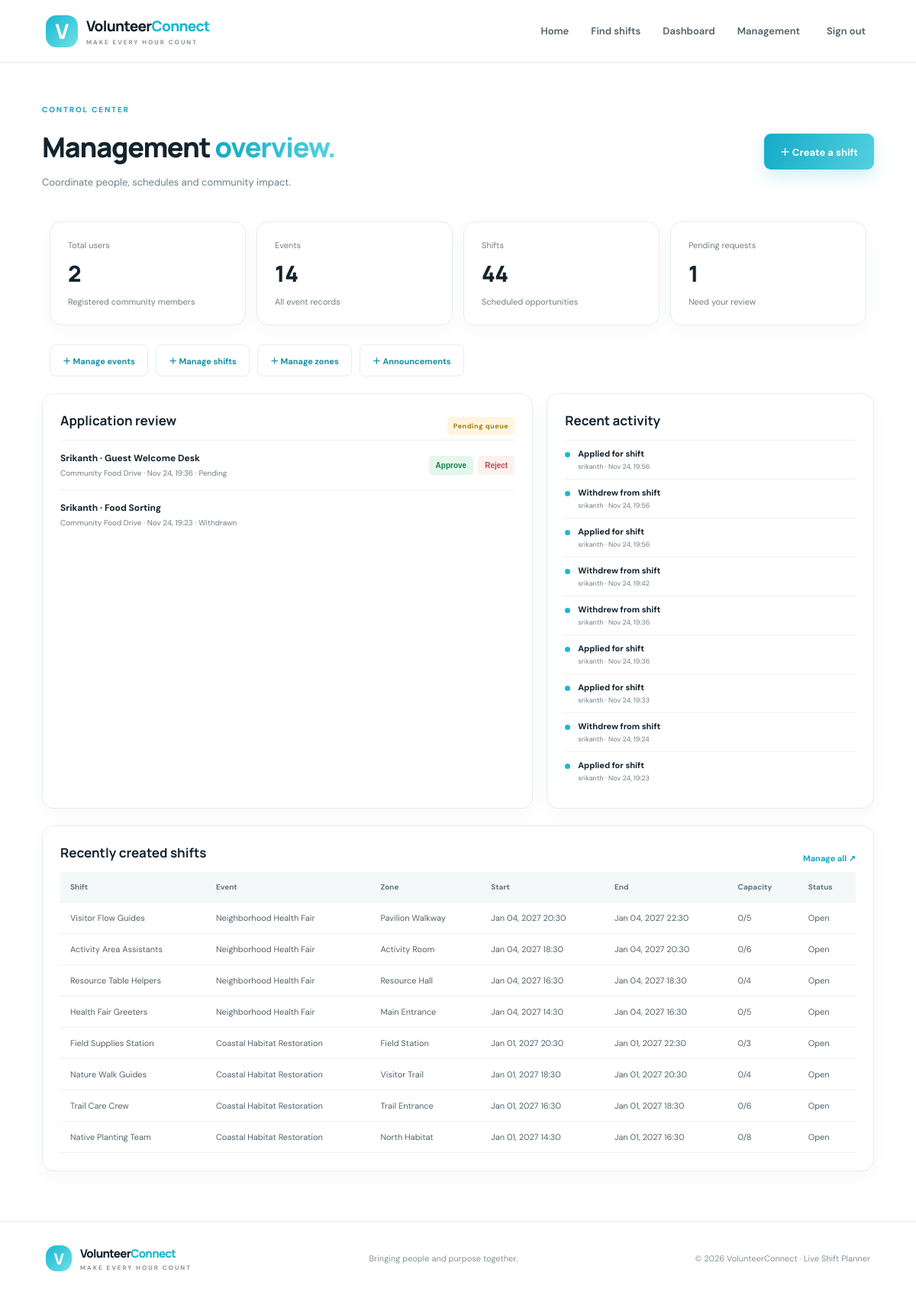
Page /control/ (signed in) on the committed database.
### planner/models.py (models this page shows, shortened)
class Signup(models.Model):
    STATES = [("PENDING","Pending"),("APPROVED","Approved"),("COMPLETED","Completed"),("REJECTED","Rejected"),("WITHDRAWN","Withdrawn")]
    shift = models.ForeignKey(Shift, on_delete=models.CASCADE, related_name="signups")
    volunteer = models.ForeignKey(User, on_delete=models.CASCADE, related_name="shift_signups")
    status = models.CharField(max_length=12, choices=STATES, default="PENDING")
    completed_at = models.DateTimeField(null=True, blank=True)
    applied_at = models.DateTimeField(auto_now_add=True)
    updated_at = models.DateTimeField(auto_now=True)
    class Meta:
        constraints = [models.UniqueConstraint(fields=["shift","volunteer"], name="unique_volunteer_shift")]
        ordering = ["-applied_at"]

class Shift(models.Model):
    STATUS = [("DRAFT","Draft"),("OPEN","Open"),("CLOSED","Closed")]
    event = models.ForeignKey(Event, on_delete=models.CASCADE, related_name="shifts")
    zone = models.ForeignKey(Zone, on_delete=models.PROTECT, related_name="shifts")
    title = models.CharField(max_length=140)
    description = models.TextField(blank=True)
    starts_at = models.DateTimeField()
    ends_at = models.DateTimeField()
    capacity = models.PositiveIntegerField(default=1, validators=[MinValueValidator(1)])
    status = models.CharField(max_length=10, choices=STATUS, default="OPEN")
    created_at = models.DateTimeField(auto_now_add=True)
    class Meta: ordering = ["starts_at"]
    @property
    def approved_count(self):
        return self.signups.filter(status="APPROVED").count()

class Event(models.Model):
    title = models.CharField(max_length=160)
    description = models.TextField()
    venue = models.CharField(max_length=180)
    starts_at = models.DateTimeField()
    ends_at = models.DateTimeField()
    published = models.BooleanField(default=True)
    created_by = models.ForeignKey(User, on_delete=models.PROTECT)
    created_at = models.DateTimeField(auto_now_add=True)
    class Meta: ordering = ["starts_at"]

class AuditLog(models.Model):
    actor = models.ForeignKey(User, null=True, on_delete=models.SET_NULL)
    action = models.CharField(max_length=100)
    object_type = models.CharField(max_length=80)
    object_id = models.PositiveIntegerField(null=True, blank=True)
    details = models.TextField(blank=True)
    created_at = models.DateTimeField(default=timezone.now)
    class Meta: ordering = ["-created_at"]

class Zone(models.Model):
    name = models.CharField(max_length=100, unique=True)
    location = models.CharField(max_length=180, blank=True)
    lead = models.ForeignKey(User, null=True, blank=True, on_delete=models.SET_NULL, related_name="led_zones")

### planner/views.py (the view)
# urls.py: path("control/",views.admin_dashboard,name="admin_dashboard"),
@staff_required
def admin_dashboard(request):
    context = {
        "users_count":User.objects.count(), "events_count":Event.objects.count(),
        "shifts_count":Shift.objects.count(), "pending_count":Signup.objects.filter(status="PENDING").count(),
        "signups":Signup.objects.select_related("volunteer","shift","shift__event").order_by("-applied_at")[:12],
        "shifts":Shift.objects.select_related("event","zone").order_by("-created_at")[:8],
        "logs":AuditLog.objects.select_related("actor")[:10],
        "announcements":Announcement.objects.filter(active=True)[:5],
    }
    return render(request, "planner/admin_dashboard.html", context)

### planner/views.py (called while the page is built)
def role_of(user):
    if user.is_superuser: return "ADMIN"
    return getattr(getattr(user, "profile", None), "role", "VOLUNTEER")

def staff_required(view):
    @wraps(view)
    @login_required
    def wrapped(request, *args, **kwargs):
        if role_of(request.user) not in ("ADMIN","ORGANIZER","ZONE_LEAD"):
            return HttpResponseForbidden("You do not have permission to access this page.")
        return view(request, *args, **kwargs)
    return wrapped

### templates/planner/admin_dashboard.html
{% extends 'planner/base.html' %}{% block title %}Management | VolunteerConnect{% endblock %}{% block content %}
<section class="dash-head"><div><div class="eyebrow">CONTROL CENTER</div><h1>Management <span class="gradient-text">overview.</span></h1><p>Coordinate people, schedules and community impact.</p></div><a class="btn" href="{% url 'manage_shifts' %}">＋ Create a shift</a></section>
<div class="metric-grid"><div class="metric"><span>Total users</span><b>{{ users_count }}</b><small>Registered community members</small></div><div class="metric"><span>Events</span><b>{{ events_count }}</b><small>All event records</small></div><div class="metric"><span>Shifts</span><b>{{ shifts_count }}</b><small>Scheduled opportunities</small></div><div class="metric"><span>Pending requests</span><b id="pending-count">{{ pending_count }}</b><small>Need your review</small></div></div>
<div class="quick-links"><a href="{% url 'manage_events' %}">＋ Manage events</a><a href="{% url 'manage_shifts' %}">＋ Manage shifts</a><a href="{% url 'manage_zones' %}">＋ Manage zones</a><a href="{% url 'manage_announcements' %}">＋ Announcements</a></div>
<div class="dashboard-grid"><section class="panel"><div class="panel-heading"><h2>Application review</h2><span class="status status-pending">Pending queue</span></div>{% for item in signups %}<div class="list-row"><div><b>{{ item.volunteer.get_full_name|default:item.volunteer.username }} · {{ item.shift.title }}</b><small>{{ item.shift.event.title }} · {{ item.applied_at|date:"M d, H:i" }} · {{ item.get_status_display }}</small></div>{% if item.status == 'PENDING' %}<div class="action-pair"><form method="post" action="{% url 'review_signup' item.id 'approve' %}">{% csrf_token %}<button class="mini-action approve">Approve</button></form><form method="post" action="{% url 'review_signup' item.id 'reject' %}">{% csrf_token %}<button class="mini-action reject">Reject</button></form></div>{% endif %}</div>{% empty %}<p class="muted">No applications to review.</p>{% endfor %}</section>
<aside class="panel"><div class="panel-heading"><h2>Recent activity</h2></div>{% for log in logs %}<div class="activity"><span class="activity-dot"></span><div><b>{{ log.action }}</b><small>{{ log.actor|default:"System" }} · {{ log.created_at|date:"M d, H:i" }}</small></div></div>{% empty %}<p class="muted">Activity will appear here.</p>{% endfor %}</aside></div>
<section class="panel table-panel"><div class="panel-heading"><h2>Recently created shifts</h2><a href="{% url 'manage_shifts' %}">Manage all ↗</a></div><div class="table-scroll"><table><thead><tr><th>Shift</th><th>Event</th><th>Zone</th><th>Start</th><th>End</th><th>Capacity</th><th>Status</th></tr></thead><tbody>{% for s in shifts %}<tr><td>{{ s.title }}</td><td>{{ s.event.title }}</td><td>{{ s.zone.name }}</td><td>{{ s.starts_at|date:"M d, Y H:i" }}</td><td>{{ s.ends_at|date:"M d, Y H:i" }}</td><td>{{ s.approved_count }}/{{ s.capacity }}</td><td>{{ s.get_status_display }}</td></tr>{% empty %}<tr><td colspan="7">No shifts created yet.</td></tr>{% endfor %}</tbody></table></div></section>
{% endblock %}{% block scripts %}<script>window.VC_LIVE_URL="{% url 'live_status' %}";</script>{% endblock %}

### static/css/style.css (style rules this page uses)
:root { --ink:#14232d;--muted:#6f7f88;--blue:#19b7d2;--cyan:#63d9e8;--navy:#10242f;--paper:#f6fafb;--line:#e4edf0;--white:#fff;--shadow:0 18px 55px rgba(16,36,47,.08) }
* { box-sizing:border-box }
body { margin:0;background:#fff;color:var(--ink);font-family:'DM Sans',sans-serif }
a { color:inherit;text-decoration:none }
.btn { display:inline-flex;align-items:center;justify-content:center;gap:12px;border:0;border-radius:9px;padding:14px 21px;background:linear-gradient(110deg,#14abc8,#53d0df);color:#fff;font-weight:700;font-size:13px;box-shadow:0 9px 22px #24b8cf35;cursor:pointer }
.eyebrow { font-size:10px;font-weight:800;letter-spacing:1.8px;color:#13a9c4;margin-bottom:18px }
.gradient-text { background:linear-gradient(100deg,#10a8c5,#54d5de);-webkit-background-clip:text;background-clip:text;color:transparent }
.shift-card,.panel,.metric { background:#fff;border:1px solid var(--line);border-radius:15px;padding:23px;box-shadow:0 7px 25px #10242f08 }
.dash-head { max-width:1130px;margin:55px auto 30px;padding:0 20px;display:flex;align-items:center;justify-content:space-between }
.dash-head h1 { font:800 36px Manrope;letter-spacing:-1.2px;margin:0 0 8px }
.dash-head p { font-size:13px;color:var(--muted) }
.metric-grid { max-width:1090px;margin:0 auto 25px;display:grid;grid-template-columns:repeat(4,1fr);gap:14px;padding:0 10px }
.metric span,.metric small { display:block;color:var(--muted);font-size:11px }
.metric b { display:block;font:800 29px Manrope;margin:10px 0 }
.dashboard-grid { max-width:1110px;margin:22px auto;display:grid;grid-template-columns:1.5fr 1fr;gap:18px;padding:0 10px }
.panel h2 { font:700 17px Manrope;margin:0 0 20px }
.panel-heading { display:flex;justify-content:space-between;align-items:center }
.panel-heading h2 { margin:0 0 14px }
.panel-heading a { font-size:11px;color:#11a7c1;font-weight:700 }
.list-row { display:flex;align-items:center;justify-content:space-between;gap:12px;padding:15px 0;border-top:1px solid #edf2f3 }
.list-row b,.list-row small { display:block }
.list-row b { font-size:12px }
.list-row small { font-size:10px;color:var(--muted);margin-top:5px }
.status { font-size:9px;font-weight:800;letter-spacing:.5px;padding:6px 8px;border-radius:5px;background:#edf2f4;color:#5f7078;white-space:nowrap }
.status-pending { background:#fff5df;color:#a87918 }
.quick-links { max-width:1090px;margin:20px auto;display:flex;gap:10px;flex-wrap:wrap;padding:0 10px }
.quick-links a { border:1px solid var(--line);padding:12px 16px;border-radius:8px;font-size:11px;font-weight:700;color:#188da2 }
.action-pair { display:flex;gap:6px }
.mini-action { border:0;padding:7px 9px;border-radius:5px;font-size:10px;font-weight:700;cursor:pointer }
.approve { background:#e4f7ec;color:#16804b }
.reject { background:#fff0f0;color:#b54b4b }
.activity { display:flex;gap:10px;padding:10px 0;border-top:1px solid #edf2f3 }
.activity-dot { width:7px;height:7px;border-radius:50%;background:#21b7cc;margin-top:5px }
.activity b,.activity small { display:block;font-size:11px }
.activity small { font-size:9px;color:var(--muted);margin-top:4px }
.table-panel { max-width:1090px;margin:22px auto 65px }
.table-scroll { overflow-x:auto }
table { width:100%;border-collapse:collapse;font-size:11px;text-align:left }
th { background:#f4f8f9;color:#64747c;font-size:10px }
td,th { padding:13px;border-bottom:1px solid #edf2f3 }
td { color:#52636b }

### rows in the picture
Signup: volunteer.get_full_name "Srikanth", shift "Guest Welcome Desk", shift.event "Community Food Drive", applied_at "Nov 24, 19:36", status "Pending", shows "Approve"
Signup: volunteer.get_full_name "Srikanth", shift "Food Sorting", shift.event "Community Food Drive", applied_at "Nov 24, 19:23", status "Withdrawn"
AuditLog: action "Applied for shift", actor "srikanth", created_at "Nov 24, 19:56"
AuditLog: action "Withdrew from shift", actor "srikanth", created_at "Nov 24, 19:56"
AuditLog: action "Applied for shift", actor "srikanth", created_at "Nov 24, 19:56"
AuditLog: action "Withdrew from shift", actor "srikanth", created_at "Nov 24, 19:42"
AuditLog: action "Withdrew from shift", actor "srikanth", created_at "Nov 24, 19:36"
AuditLog: action "Applied for shift", actor "srikanth", created_at "Nov 24, 19:36"
AuditLog: action "Applied for shift", actor "srikanth", created_at "Nov 24, 19:33"
AuditLog: action "Withdrew from shift", actor "srikanth", created_at "Nov 24, 19:24"
AuditLog: action "Applied for shift", actor "srikanth", created_at "Nov 24, 19:23"
Shift: title "Visitor Flow Guides", event "Neighborhood Health Fair", zone.name "Pavilion Walkway", starts_at "Jan 04, 2027 20:30", ends_at "Jan 04, 2027 22:30", approved_count "0", capacity "5", status "Open"
Shift: title "Activity Area Assistants", event "Neighborhood Health Fair", zone.name "Activity Room", starts_at "Jan 04, 2027 18:30", ends_at "Jan 04, 2027 20:30", approved_count "0", capacity "6", status "Open"
Shift: title "Resource Table Helpers", event "Neighborhood Health Fair", zone.name "Resource Hall", starts_at "Jan 04, 2027 16:30", ends_at "Jan 04, 2027 18:30", approved_count "0", capacity "4", status "Open"
Shift: title "Health Fair Greeters", event "Neighborhood Health Fair", zone.name "Main Entrance", starts_at "Jan 04, 2027 14:30", ends_at "Jan 04, 2027 16:30", approved_count "0", capacity "5", status "Open"
Shift: title "Field Supplies Station", event "Coastal Habitat Restoration", zone.name "Field Station", starts_at "Jan 01, 2027 20:30", ends_at "Jan 01, 2027 22:30", approved_count "0", capacity "3", status "Open"
Shift: title "Nature Walk Guides", event "Coastal Habitat Restoration", zone.name "Visitor Trail", starts_at "Jan 01, 2027 18:30", ends_at "Jan 01, 2027 20:30", approved_count "0", capacity "4", status "Open"
Shift: title "Trail Care Crew", event "Coastal Habitat Restoration", zone.name "Trail Entrance", starts_at "Jan 01, 2027 16:30", ends_at "Jan 01, 2027 18:30", approved_count "0", capacity "6", status "Open"
Shift: title "Native Planting Team", event "Coastal Habitat Restoration", zone.name "North Habitat", starts_at "Jan 01, 2027 14:30", ends_at "Jan 01, 2027 16:30", approved_count "0", capacity "8", status "Open"

### other values in the picture
{{ users_count }} "2"
{{ events_count }} "14"
{{ shifts_count }} "44"
{{ pending_count }} "1"
